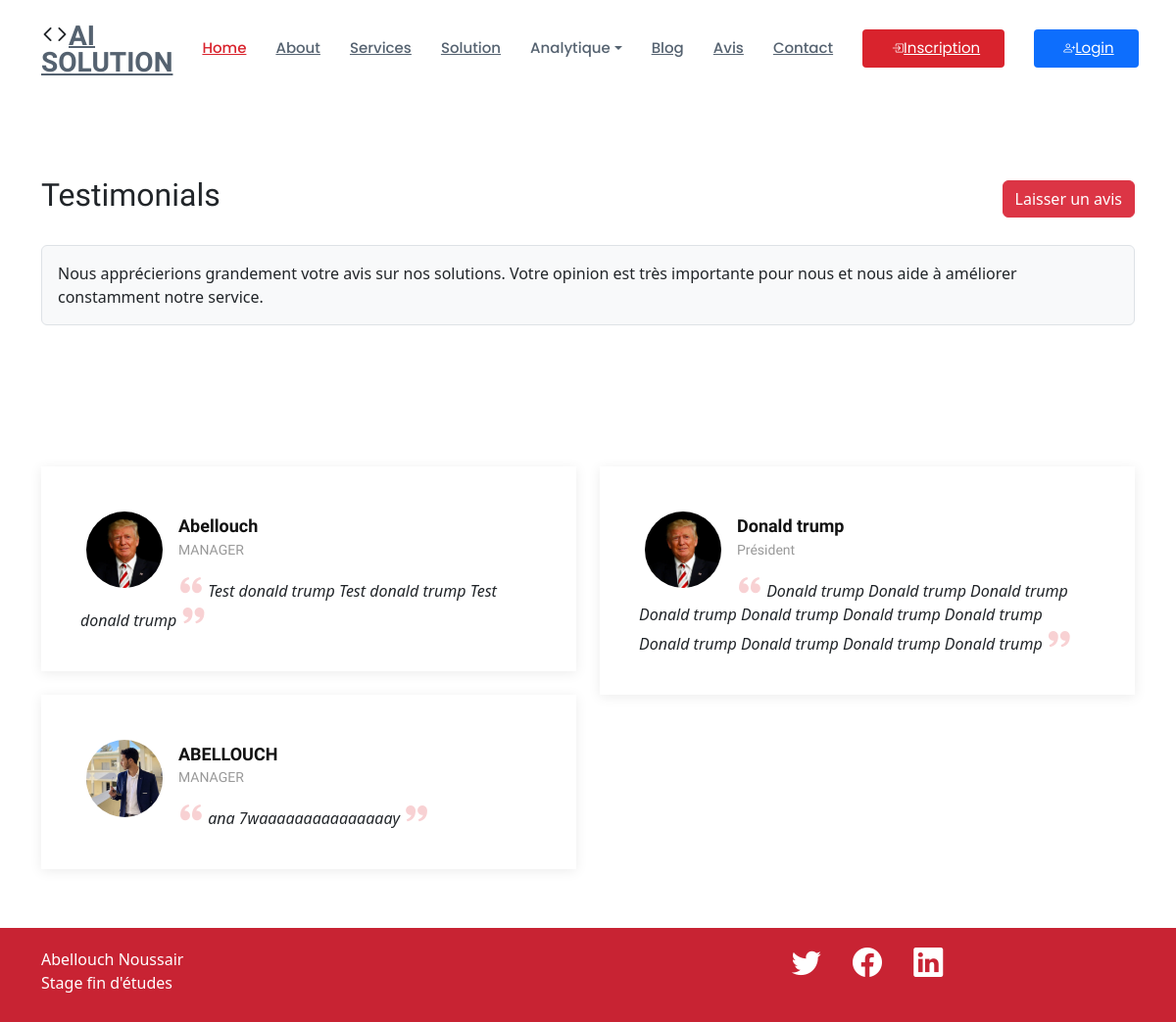
Before: /avis with the older database file.
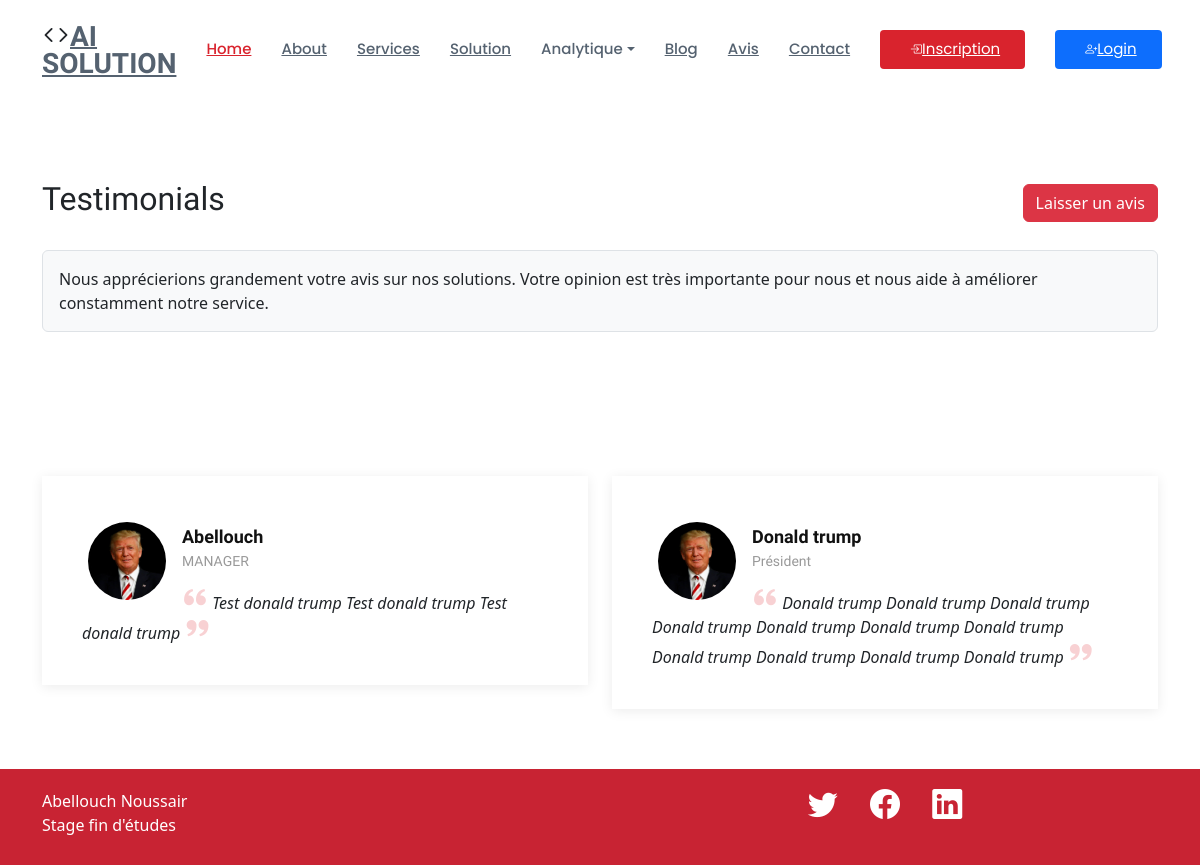
After: the same page with the newer database file.
### myapp/models.py (models this page shows, shortened)
class Avis(models.Model):
    nom = models.CharField(max_length=100)
    service = models.CharField(max_length=100)
    avis = models.TextField()
    image = models.ImageField(upload_to='photos/%y/%m/%d')

### myapp/views.py (the view)
# urls.py: path('avis',views.avis,name="avis"),
def avis(request):
    context = {'avis':Avis.objects.all()}
    return render(request,"avis.html",context)

### templates/avis.html (shortened to what this page needs)
{% extends 'base.html' %}
{% load static %}
{% block content%}
<main id="main">
    <br><br>
    <section id="breadcrumbs" class="breadcrumbs">
        <div class="container">
          <div class="d-flex justify-content-between align-items-center">
            <h2>Testimonials</h2>
            <a href="{% url 'myapp:ecrireavis' %}" class="btn btn-danger">Laisser un avis</a>
          </div>
          <p class="my-4 p-3 bg-light border rounded">
            Nous apprécierions grandement votre avis sur nos solutions. Votre opinion est très importante pour nous et nous aide à améliorer constamment notre service.
          </p>
        </div>
      </section>
    <section id="testimonials" class="testimonials">
        <div class="container">
          <div class="row">
            {% for a in avis %}
            <div class="col-lg-6">
              <div class="testimonial-item">
                <img src="{{ a.image.url }}" class="testimonial-img" alt="">
                <h3>{{ a.nom }}</h3>
                <h4>{{ a.service }}</h4>
                <p>
                  <i class="bx bxs-quote-alt-left quote-icon-left"></i>
                  {{ a.avis }}
                  <i class="bx bxs-quote-alt-right quote-icon-right"></i>
                </p>
              </div>
            </div>
            {% endfor %}
          </div>
        </div>
      </section>
  </main>
{% endblock content %}

Changed rows visible on the page:
removed Avis: image (picture), nom "ABELLOUCH", service "MANAGER", avis "ana 7waaaaaaaaaaaaaaay"
